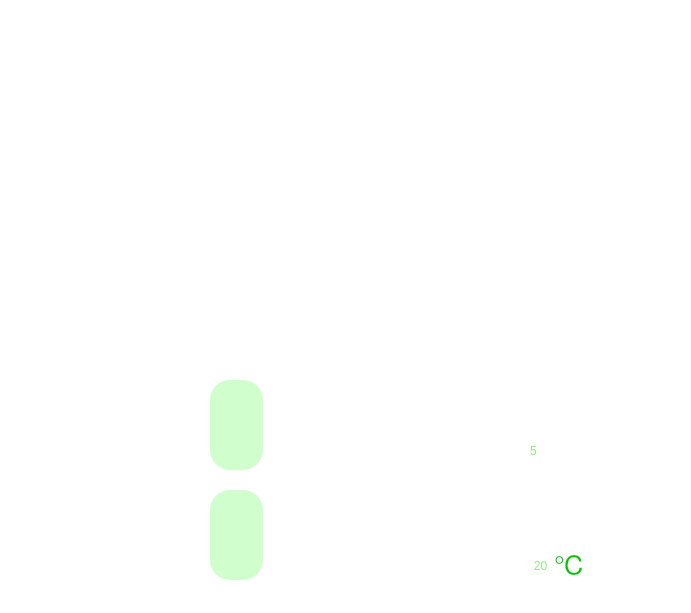
<?xml version="1.0" encoding="UTF-8"?>
<ui version="4.0">
 <class>jiemian</class>
 <widget class="QMainWindow" name="jiemian">
  <property name="geometry">
   <rect>
    <x>0</x>
    <y>0</y>
    <width>691</width>
    <height>613</height>
   </rect>
  </property>
  <property name="minimumSize">
   <size>
    <width>680</width>
    <height>480</height>
   </size>
  </property>
  <property name="windowTitle">
   <string>jiemian</string>
  </property>
  <property name="styleSheet">
   <string notr="true">QWidget
{
	
	background-color: rgb(255, 255, 255);
}</string>
  </property>
  <widget class="QWidget" name="centralWidget">
   <widget class="QPushButton" name="pushButton_LED">
    <property name="geometry">
     <rect>
      <x>50</x>
      <y>150</y>
      <width>140</width>
      <height>90</height>
     </rect>
    </property>
    <property name="sizePolicy">
     <sizepolicy hsizetype="Minimum" vsizetype="Fixed">
      <horstretch>60</horstretch>
      <verstretch>60</verstretch>
     </sizepolicy>
    </property>
    <property name="baseSize">
     <size>
      <width>0</width>
      <height>0</height>
     </size>
    </property>
    <property name="font">
     <font>
      <pointsize>4</pointsize>
      <bold>false</bold>
      <underline>false</underline>
      <kerning>true</kerning>
     </font>
    </property>
    <property name="styleSheet">
     <string notr="true">QPushButton
{
	
	background-color: rgb(255,255,255);
	border-radius:20px;
}	
QPushButton:hover
{
	
	
	background-color: rgb(209, 255, 205);
}</string>
    </property>
    <property name="text">
     <string/>
    </property>
    <property name="icon">
     <iconset resource="pho.qrc">
      <normaloff>:/photo/LED1.png</normaloff>:/photo/LED1.png</iconset>
    </property>
    <property name="iconSize">
     <size>
      <width>60</width>
      <height>60</height>
     </size>
    </property>
    <property name="autoRepeat">
     <bool>false</bool>
    </property>
    <property name="autoExclusive">
     <bool>false</bool>
    </property>
    <property name="autoRepeatDelay">
     <number>0</number>
    </property>
    <property name="autoRepeatInterval">
     <number>0</number>
    </property>
   </widget>
   <widget class="QPushButton" name="pushButton_waring">
    <property name="geometry">
     <rect>
      <x>450</x>
      <y>150</y>
      <width>140</width>
      <height>90</height>
     </rect>
    </property>
    <property name="sizePolicy">
     <sizepolicy hsizetype="Minimum" vsizetype="Fixed">
      <horstretch>60</horstretch>
      <verstretch>60</verstretch>
     </sizepolicy>
    </property>
    <property name="baseSize">
     <size>
      <width>0</width>
      <height>0</height>
     </size>
    </property>
    <property name="font">
     <font>
      <pointsize>4</pointsize>
      <bold>false</bold>
      <underline>false</underline>
      <kerning>true</kerning>
     </font>
    </property>
    <property name="styleSheet">
     <string notr="true">QPushButton
{
	
	background-color: rgb(255,255,255);
	border-radius:20px;
}	
QPushButton:hover
{
	
	
	background-color: rgb(209, 255, 205);
}</string>
    </property>
    <property name="text">
     <string/>
    </property>
    <property name="icon">
     <iconset resource="pho.qrc">
      <normaloff>:/photo/warning1.png</normaloff>:/photo/warning1.png</iconset>
    </property>
    <property name="iconSize">
     <size>
      <width>60</width>
      <height>60</height>
     </size>
    </property>
    <property name="autoRepeat">
     <bool>false</bool>
    </property>
    <property name="autoExclusive">
     <bool>false</bool>
    </property>
    <property name="autoRepeatDelay">
     <number>0</number>
    </property>
    <property name="autoRepeatInterval">
     <number>0</number>
    </property>
    <property name="autoDefault">
     <bool>false</bool>
    </property>
   </widget>
   <widget class="QPushButton" name="pushButton_eye">
    <property name="geometry">
     <rect>
      <x>250</x>
      <y>150</y>
      <width>140</width>
      <height>90</height>
     </rect>
    </property>
    <property name="sizePolicy">
     <sizepolicy hsizetype="Minimum" vsizetype="Fixed">
      <horstretch>60</horstretch>
      <verstretch>60</verstretch>
     </sizepolicy>
    </property>
    <property name="baseSize">
     <size>
      <width>0</width>
      <height>0</height>
     </size>
    </property>
    <property name="font">
     <font>
      <pointsize>4</pointsize>
      <bold>false</bold>
      <underline>false</underline>
      <kerning>true</kerning>
     </font>
    </property>
    <property name="styleSheet">
     <string notr="true">QPushButton
{
	
	background-color: rgb(255,255,255);
	border-radius:20px;
}	
QPushButton:hover
{
	
	
	background-color: rgb(209, 255, 205);
}</string>
    </property>
    <property name="text">
     <string/>
    </property>
    <property name="icon">
     <iconset resource="pho.qrc">
      <normaloff>:/photo/eyeing.png</normaloff>:/photo/eyeing.png</iconset>
    </property>
    <property name="iconSize">
     <size>
      <width>60</width>
      <height>60</height>
     </size>
    </property>
    <property name="autoRepeat">
     <bool>false</bool>
    </property>
    <property name="autoExclusive">
     <bool>false</bool>
    </property>
    <property name="autoRepeatDelay">
     <number>0</number>
    </property>
    <property name="autoRepeatInterval">
     <number>0</number>
    </property>
   </widget>
   <widget class="QPushButton" name="pushButton_3Dhome">
    <property name="geometry">
     <rect>
      <x>450</x>
      <y>260</y>
      <width>140</width>
      <height>90</height>
     </rect>
    </property>
    <property name="sizePolicy">
     <sizepolicy hsizetype="Minimum" vsizetype="Fixed">
      <horstretch>60</horstretch>
      <verstretch>60</verstretch>
     </sizepolicy>
    </property>
    <property name="baseSize">
     <size>
      <width>0</width>
      <height>0</height>
     </size>
    </property>
    <property name="font">
     <font>
      <pointsize>4</pointsize>
      <bold>false</bold>
      <underline>false</underline>
      <kerning>true</kerning>
     </font>
    </property>
    <property name="styleSheet">
     <string notr="true">QPushButton
{
	
	background-color: rgb(255,255,255);
	border-radius:20px;
}	
QPushButton:hover
{
	
	
	background-color: rgb(209, 255, 205);
}</string>
    </property>
    <property name="text">
     <string/>
    </property>
    <property name="icon">
     <iconset resource="pho.qrc">
      <normaloff>:/photo/3D.png</normaloff>:/photo/3D.png</iconset>
    </property>
    <property name="iconSize">
     <size>
      <width>60</width>
      <height>60</height>
     </size>
    </property>
    <property name="autoRepeat">
     <bool>false</bool>
    </property>
    <property name="autoExclusive">
     <bool>false</bool>
    </property>
    <property name="autoRepeatDelay">
     <number>0</number>
    </property>
    <property name="autoRepeatInterval">
     <number>0</number>
    </property>
   </widget>
   <widget class="QLabel" name="labback">
    <property name="geometry">
     <rect>
      <x>0</x>
      <y>-10</y>
      <width>691</width>
      <height>621</height>
     </rect>
    </property>
    <property name="styleSheet">
     <string notr="true"/>
    </property>
    <property name="text">
     <string/>
    </property>
    <property name="textFormat">
     <enum>Qt::RichText</enum>
    </property>
    <property name="pixmap">
     <pixmap resource="pho.qrc">:/photo/backgrandtree.jpg</pixmap>
    </property>
    <property name="scaledContents">
     <bool>false</bool>
    </property>
    <property name="alignment">
     <set>Qt::AlignLeading|Qt::AlignLeft|Qt::AlignVCenter</set>
    </property>
   </widget>
   <widget class="QTextEdit" name="textEdit">
    <property name="geometry">
     <rect>
      <x>-10</x>
      <y>50</y>
      <width>531</width>
      <height>131</height>
     </rect>
    </property>
    <property name="styleSheet">
     <string notr="true">
QTextEdit
{
	background:transparent;
	border-width:0;border-style:outset;
}	
</string>
    </property>
    <property name="html">
     <string>&lt;!DOCTYPE HTML PUBLIC &quot;-//W3C//DTD HTML 4.0//EN&quot; &quot;http://www.w3.org/TR/REC-html40/strict.dtd&quot;&gt;
&lt;html&gt;&lt;head&gt;&lt;meta name=&quot;qrichtext&quot; content=&quot;1&quot; /&gt;&lt;meta charset=&quot;utf-8&quot; /&gt;&lt;style type=&quot;text/css&quot;&gt;
p, li { white-space: pre-wrap; }
hr { height: 1px; border-width: 0; }
li.unchecked::marker { content: &quot;\2610&quot;; }
li.checked::marker { content: &quot;\2612&quot;; }
&lt;/style&gt;&lt;/head&gt;&lt;body style=&quot; font-family:'Microsoft YaHei UI'; font-size:9pt; font-weight:400; font-style:normal;&quot;&gt;
&lt;p align=&quot;center&quot; style=&quot; margin-top:12px; margin-bottom:12px; margin-left:0px; margin-right:0px; -qt-block-indent:0; text-indent:0px;&quot;&gt;&lt;span style=&quot; font-family:'SimSun'; font-size:36pt; font-weight:600; color:#ffffff;&quot;&gt;HOME Assisant&lt;/span&gt;&lt;/p&gt;&lt;/body&gt;&lt;/html&gt;</string>
    </property>
   </widget>
   <widget class="QPushButton" name="pushButton_LED_2">
    <property name="geometry">
     <rect>
      <x>50</x>
      <y>150</y>
      <width>140</width>
      <height>90</height>
     </rect>
    </property>
    <property name="sizePolicy">
     <sizepolicy hsizetype="Minimum" vsizetype="Fixed">
      <horstretch>60</horstretch>
      <verstretch>60</verstretch>
     </sizepolicy>
    </property>
    <property name="baseSize">
     <size>
      <width>0</width>
      <height>0</height>
     </size>
    </property>
    <property name="font">
     <font>
      <pointsize>4</pointsize>
      <bold>false</bold>
      <underline>false</underline>
      <kerning>true</kerning>
     </font>
    </property>
    <property name="styleSheet">
     <string notr="true">background-color: rgb(255,255,255);

border-radius:20px</string>
    </property>
    <property name="text">
     <string/>
    </property>
    <property name="icon">
     <iconset resource="pho.qrc">
      <normaloff>:/photo/LED2.png</normaloff>:/photo/LED2.png</iconset>
    </property>
    <property name="iconSize">
     <size>
      <width>60</width>
      <height>60</height>
     </size>
    </property>
    <property name="autoRepeat">
     <bool>false</bool>
    </property>
    <property name="autoExclusive">
     <bool>false</bool>
    </property>
    <property name="autoRepeatDelay">
     <number>0</number>
    </property>
    <property name="autoRepeatInterval">
     <number>0</number>
    </property>
   </widget>
   <widget class="QPushButton" name="pushButton_waring_2">
    <property name="geometry">
     <rect>
      <x>450</x>
      <y>150</y>
      <width>140</width>
      <height>90</height>
     </rect>
    </property>
    <property name="sizePolicy">
     <sizepolicy hsizetype="Minimum" vsizetype="Fixed">
      <horstretch>60</horstretch>
      <verstretch>60</verstretch>
     </sizepolicy>
    </property>
    <property name="baseSize">
     <size>
      <width>0</width>
      <height>0</height>
     </size>
    </property>
    <property name="font">
     <font>
      <pointsize>4</pointsize>
      <bold>false</bold>
      <underline>false</underline>
      <kerning>true</kerning>
     </font>
    </property>
    <property name="styleSheet">
     <string notr="true">background:transparent;
	border-width:0;border-style:outset;</string>
    </property>
    <property name="text">
     <string/>
    </property>
    <property name="icon">
     <iconset resource="pho.qrc">
      <normaloff>:/photo/warning3.png</normaloff>:/photo/warning3.png</iconset>
    </property>
    <property name="iconSize">
     <size>
      <width>60</width>
      <height>60</height>
     </size>
    </property>
    <property name="autoRepeat">
     <bool>false</bool>
    </property>
    <property name="autoExclusive">
     <bool>false</bool>
    </property>
    <property name="autoRepeatDelay">
     <number>0</number>
    </property>
    <property name="autoRepeatInterval">
     <number>0</number>
    </property>
   </widget>
   <widget class="QLabel" name="label_shan">
    <property name="geometry">
     <rect>
      <x>490</x>
      <y>160</y>
      <width>61</width>
      <height>61</height>
     </rect>
    </property>
    <property name="styleSheet">
     <string notr="true">background-color: rgb(255,255,255);

border-radius:20px</string>
    </property>
    <property name="text">
     <string/>
    </property>
    <property name="pixmap">
     <pixmap resource="pho.qrc">:/photo/warning2.gif</pixmap>
    </property>
    <property name="scaledContents">
     <bool>true</bool>
    </property>
   </widget>
   <widget class="QPushButton" name="pushButton_lighting">
    <property name="geometry">
     <rect>
      <x>50</x>
      <y>490</y>
      <width>140</width>
      <height>90</height>
     </rect>
    </property>
    <property name="sizePolicy">
     <sizepolicy hsizetype="Minimum" vsizetype="Fixed">
      <horstretch>60</horstretch>
      <verstretch>60</verstretch>
     </sizepolicy>
    </property>
    <property name="baseSize">
     <size>
      <width>0</width>
      <height>0</height>
     </size>
    </property>
    <property name="font">
     <font>
      <pointsize>4</pointsize>
      <bold>false</bold>
      <underline>false</underline>
      <kerning>true</kerning>
     </font>
    </property>
    <property name="styleSheet">
     <string notr="true">QPushButton
{
	
	background-color: rgb(255,255,255);
	border-radius:20px;
}	
QPushButton:hover
{
	
	
	background-color: rgb(209, 255, 205);
}</string>
    </property>
    <property name="text">
     <string/>
    </property>
    <property name="icon">
     <iconset resource="pho.qrc">
      <normaloff>:/photo/lihht1.png</normaloff>:/photo/lihht1.png</iconset>
    </property>
    <property name="iconSize">
     <size>
      <width>60</width>
      <height>60</height>
     </size>
    </property>
    <property name="autoRepeat">
     <bool>false</bool>
    </property>
    <property name="autoExclusive">
     <bool>false</bool>
    </property>
    <property name="autoRepeatDelay">
     <number>0</number>
    </property>
    <property name="autoRepeatInterval">
     <number>0</number>
    </property>
   </widget>
   <widget class="QPushButton" name="pushButton_music">
    <property name="geometry">
     <rect>
      <x>250</x>
      <y>260</y>
      <width>140</width>
      <height>90</height>
     </rect>
    </property>
    <property name="sizePolicy">
     <sizepolicy hsizetype="Minimum" vsizetype="Fixed">
      <horstretch>60</horstretch>
      <verstretch>60</verstretch>
     </sizepolicy>
    </property>
    <property name="baseSize">
     <size>
      <width>0</width>
      <height>0</height>
     </size>
    </property>
    <property name="font">
     <font>
      <pointsize>4</pointsize>
      <bold>false</bold>
      <underline>false</underline>
      <kerning>true</kerning>
     </font>
    </property>
    <property name="styleSheet">
     <string notr="true">QPushButton
{
	
	background-color: rgb(255,255,255);
	border-radius:20px;
}	
QPushButton:hover
{
	
	
	background-color: rgb(209, 255, 205);
}</string>
    </property>
    <property name="text">
     <string/>
    </property>
    <property name="icon">
     <iconset resource="pho.qrc">
      <normaloff>:/photo/music.png</normaloff>:/photo/music.png</iconset>
    </property>
    <property name="iconSize">
     <size>
      <width>60</width>
      <height>60</height>
     </size>
    </property>
    <property name="autoRepeat">
     <bool>false</bool>
    </property>
    <property name="autoExclusive">
     <bool>false</bool>
    </property>
    <property name="autoRepeatDelay">
     <number>0</number>
    </property>
    <property name="autoRepeatInterval">
     <number>0</number>
    </property>
   </widget>
   <widget class="QPushButton" name="pushButton_lighting2">
    <property name="geometry">
     <rect>
      <x>50</x>
      <y>490</y>
      <width>140</width>
      <height>90</height>
     </rect>
    </property>
    <property name="sizePolicy">
     <sizepolicy hsizetype="Minimum" vsizetype="Fixed">
      <horstretch>60</horstretch>
      <verstretch>60</verstretch>
     </sizepolicy>
    </property>
    <property name="baseSize">
     <size>
      <width>0</width>
      <height>0</height>
     </size>
    </property>
    <property name="font">
     <font>
      <pointsize>4</pointsize>
      <bold>false</bold>
      <underline>false</underline>
      <kerning>true</kerning>
     </font>
    </property>
    <property name="styleSheet">
     <string notr="true">background-color: rgb(255,255,255);

border-radius:20px</string>
    </property>
    <property name="text">
     <string/>
    </property>
    <property name="icon">
     <iconset resource="pho.qrc">
      <normaloff>:/photo/lighting2.png</normaloff>:/photo/lighting2.png</iconset>
    </property>
    <property name="iconSize">
     <size>
      <width>60</width>
      <height>60</height>
     </size>
    </property>
    <property name="autoRepeat">
     <bool>false</bool>
    </property>
    <property name="autoExclusive">
     <bool>false</bool>
    </property>
    <property name="autoRepeatDelay">
     <number>0</number>
    </property>
    <property name="autoRepeatInterval">
     <number>0</number>
    </property>
   </widget>
   <widget class="QPushButton" name="pushButton_musicing">
    <property name="geometry">
     <rect>
      <x>250</x>
      <y>260</y>
      <width>140</width>
      <height>90</height>
     </rect>
    </property>
    <property name="sizePolicy">
     <sizepolicy hsizetype="Minimum" vsizetype="Fixed">
      <horstretch>60</horstretch>
      <verstretch>60</verstretch>
     </sizepolicy>
    </property>
    <property name="baseSize">
     <size>
      <width>0</width>
      <height>0</height>
     </size>
    </property>
    <property name="font">
     <font>
      <pointsize>4</pointsize>
      <bold>false</bold>
      <underline>false</underline>
      <kerning>true</kerning>
     </font>
    </property>
    <property name="styleSheet">
     <string notr="true">background:transparent;
border-width:0;border-style:outset;</string>
    </property>
    <property name="text">
     <string/>
    </property>
    <property name="iconSize">
     <size>
      <width>80</width>
      <height>80</height>
     </size>
    </property>
    <property name="autoRepeat">
     <bool>false</bool>
    </property>
    <property name="autoExclusive">
     <bool>false</bool>
    </property>
    <property name="autoRepeatDelay">
     <number>0</number>
    </property>
    <property name="autoRepeatInterval">
     <number>0</number>
    </property>
   </widget>
   <widget class="QLabel" name="label_musicgif">
    <property name="geometry">
     <rect>
      <x>280</x>
      <y>260</y>
      <width>90</width>
      <height>90</height>
     </rect>
    </property>
    <property name="toolTipDuration">
     <number>12</number>
    </property>
    <property name="autoFillBackground">
     <bool>false</bool>
    </property>
    <property name="styleSheet">
     <string notr="true">background-color: rgb(33, 22, 2);</string>
    </property>
    <property name="text">
     <string/>
    </property>
    <property name="pixmap">
     <pixmap resource="pho.qrc">:/photo/listening.gif</pixmap>
    </property>
    <property name="scaledContents">
     <bool>true</bool>
    </property>
    <property name="alignment">
     <set>Qt::AlignCenter</set>
    </property>
   </widget>
   <widget class="QLabel" name="label_musicback">
    <property name="geometry">
     <rect>
      <x>250</x>
      <y>260</y>
      <width>140</width>
      <height>90</height>
     </rect>
    </property>
    <property name="styleSheet">
     <string notr="true">background-color: rgb(255,255,255);

border-radius:20px</string>
    </property>
    <property name="text">
     <string/>
    </property>
   </widget>
   <widget class="QLabel" name="lab_temp3">
    <property name="geometry">
     <rect>
      <x>210</x>
      <y>490</y>
      <width>380</width>
      <height>90</height>
     </rect>
    </property>
    <property name="styleSheet">
     <string notr="true">background-color: rgb(255,255,255);

border-radius:20px</string>
    </property>
    <property name="text">
     <string/>
    </property>
   </widget>
   <widget class="QLabel" name="lab_temp3_3">
    <property name="geometry">
     <rect>
      <x>210</x>
      <y>490</y>
      <width>53</width>
      <height>90</height>
     </rect>
    </property>
    <property name="styleSheet">
     <string notr="true">background-color: rgb(208, 254, 204);
border-radius:20px
</string>
    </property>
    <property name="text">
     <string/>
    </property>
   </widget>
   <widget class="QLabel" name="labtemp_3">
    <property name="geometry">
     <rect>
      <x>540</x>
      <y>490</y>
      <width>41</width>
      <height>41</height>
     </rect>
    </property>
    <property name="styleSheet">
     <string notr="true">background:transparent;
	border-width:0;border-style:outset;</string>
    </property>
    <property name="text">
     <string/>
    </property>
    <property name="pixmap">
     <pixmap resource="pho.qrc">:/photo/temp.png</pixmap>
    </property>
    <property name="scaledContents">
     <bool>true</bool>
    </property>
    <property name="alignment">
     <set>Qt::AlignCenter</set>
    </property>
    <property name="wordWrap">
     <bool>true</bool>
    </property>
   </widget>
   <widget class="QTextBrowser" name="text_temp">
    <property name="geometry">
     <rect>
      <x>550</x>
      <y>540</y>
      <width>71</width>
      <height>51</height>
     </rect>
    </property>
    <property name="styleSheet">
     <string notr="true">background:transparent;
border-width:0;border-style:outset;</string>
    </property>
    <property name="lineWrapMode">
     <enum>QTextEdit::WidgetWidth</enum>
    </property>
    <property name="readOnly">
     <bool>true</bool>
    </property>
    <property name="html">
     <string>&lt;!DOCTYPE HTML PUBLIC &quot;-//W3C//DTD HTML 4.0//EN&quot; &quot;http://www.w3.org/TR/REC-html40/strict.dtd&quot;&gt;
&lt;html&gt;&lt;head&gt;&lt;meta name=&quot;qrichtext&quot; content=&quot;1&quot; /&gt;&lt;meta charset=&quot;utf-8&quot; /&gt;&lt;style type=&quot;text/css&quot;&gt;
p, li { white-space: pre-wrap; }
hr { height: 1px; border-width: 0; }
li.unchecked::marker { content: &quot;\2610&quot;; }
li.checked::marker { content: &quot;\2612&quot;; }
&lt;/style&gt;&lt;/head&gt;&lt;body style=&quot; font-family:'Microsoft YaHei UI'; font-size:9pt; font-weight:400; font-style:normal;&quot;&gt;
&lt;p style=&quot; margin-top:0px; margin-bottom:0px; margin-left:0px; margin-right:0px; -qt-block-indent:0; text-indent:0px;&quot;&gt;&lt;span style=&quot; font-family:'SimSun'; font-size:20pt; color:#00c700;&quot;&gt;℃&lt;/span&gt;&lt;/p&gt;&lt;/body&gt;&lt;/html&gt;</string>
    </property>
    <property name="acceptRichText">
     <bool>true</bool>
    </property>
   </widget>
   <widget class="QPushButton" name="pbmini">
    <property name="geometry">
     <rect>
      <x>596</x>
      <y>0</y>
      <width>45</width>
      <height>35</height>
     </rect>
    </property>
    <property name="styleSheet">
     <string notr="true">QPushButton
{
	background:transparent;
	border-width:0;border-style:outset;
}

QPushButton:hover
{
	
	background-color: rgb(229,229,229);
}
</string>
    </property>
    <property name="text">
     <string/>
    </property>
    <property name="icon">
     <iconset resource="pho.qrc">
      <normaloff>:/photo/mini4.png</normaloff>:/photo/mini4.png</iconset>
    </property>
    <property name="iconSize">
     <size>
      <width>25</width>
      <height>25</height>
     </size>
    </property>
   </widget>
   <widget class="QPushButton" name="pbclose">
    <property name="geometry">
     <rect>
      <x>640</x>
      <y>0</y>
      <width>45</width>
      <height>35</height>
     </rect>
    </property>
    <property name="styleSheet">
     <string notr="true">QPushButton
{
	background:transparent;
	border-width:0;border-style:outset;
}
QPushButton:hover
{
	background-color: rgb(232,17,35);
}</string>
    </property>
    <property name="text">
     <string/>
    </property>
    <property name="icon">
     <iconset resource="pho.qrc">
      <normaloff>:/photo/close2.png</normaloff>:/photo/close2.png</iconset>
    </property>
    <property name="iconSize">
     <size>
      <width>25</width>
      <height>25</height>
     </size>
    </property>
    <property name="autoRepeat">
     <bool>false</bool>
    </property>
   </widget>
   <widget class="QLabel" name="lab_temp_2">
    <property name="geometry">
     <rect>
      <x>210</x>
      <y>380</y>
      <width>380</width>
      <height>90</height>
     </rect>
    </property>
    <property name="styleSheet">
     <string notr="true">background-color: rgb(255,255,255);

border-radius:20px</string>
    </property>
    <property name="text">
     <string/>
    </property>
   </widget>
   <widget class="QLabel" name="lab_temp2_2">
    <property name="geometry">
     <rect>
      <x>210</x>
      <y>380</y>
      <width>53</width>
      <height>90</height>
     </rect>
    </property>
    <property name="styleSheet">
     <string notr="true">background-color: rgb(208, 254, 204);
border-radius:20px
</string>
    </property>
    <property name="text">
     <string/>
    </property>
   </widget>
   <widget class="QLabel" name="labtemp_4">
    <property name="geometry">
     <rect>
      <x>530</x>
      <y>390</y>
      <width>31</width>
      <height>31</height>
     </rect>
    </property>
    <property name="styleSheet">
     <string notr="true">background:transparent;
	border-width:0;border-style:outset;</string>
    </property>
    <property name="text">
     <string/>
    </property>
    <property name="pixmap">
     <pixmap resource="pho.qrc">:/photo/shuidi.png</pixmap>
    </property>
    <property name="scaledContents">
     <bool>true</bool>
    </property>
    <property name="alignment">
     <set>Qt::AlignCenter</set>
    </property>
    <property name="wordWrap">
     <bool>true</bool>
    </property>
   </widget>
   <widget class="QPushButton" name="pushButton_LED32">
    <property name="geometry">
     <rect>
      <x>50</x>
      <y>380</y>
      <width>140</width>
      <height>90</height>
     </rect>
    </property>
    <property name="sizePolicy">
     <sizepolicy hsizetype="Minimum" vsizetype="Fixed">
      <horstretch>60</horstretch>
      <verstretch>60</verstretch>
     </sizepolicy>
    </property>
    <property name="baseSize">
     <size>
      <width>0</width>
      <height>0</height>
     </size>
    </property>
    <property name="font">
     <font>
      <pointsize>4</pointsize>
      <bold>false</bold>
      <underline>false</underline>
      <kerning>true</kerning>
     </font>
    </property>
    <property name="styleSheet">
     <string notr="true">background-color: rgb(255,255,255);

border-radius:20px</string>
    </property>
    <property name="text">
     <string/>
    </property>
    <property name="icon">
     <iconset resource="pho.qrc">
      <normaloff>:/photo/led22.png</normaloff>:/photo/led22.png</iconset>
    </property>
    <property name="iconSize">
     <size>
      <width>60</width>
      <height>70</height>
     </size>
    </property>
    <property name="autoRepeat">
     <bool>false</bool>
    </property>
    <property name="autoExclusive">
     <bool>false</bool>
    </property>
    <property name="autoRepeatDelay">
     <number>0</number>
    </property>
    <property name="autoRepeatInterval">
     <number>0</number>
    </property>
   </widget>
   <widget class="QPushButton" name="pushButton_LED31">
    <property name="geometry">
     <rect>
      <x>50</x>
      <y>380</y>
      <width>140</width>
      <height>90</height>
     </rect>
    </property>
    <property name="sizePolicy">
     <sizepolicy hsizetype="Minimum" vsizetype="Fixed">
      <horstretch>60</horstretch>
      <verstretch>60</verstretch>
     </sizepolicy>
    </property>
    <property name="baseSize">
     <size>
      <width>0</width>
      <height>0</height>
     </size>
    </property>
    <property name="font">
     <font>
      <pointsize>4</pointsize>
      <bold>false</bold>
      <underline>false</underline>
      <kerning>true</kerning>
     </font>
    </property>
    <property name="styleSheet">
     <string notr="true">QPushButton
{
	
	background-color: rgb(255,255,255);
	border-radius:20px;
}	
QPushButton:hover
{
	
	
	background-color: rgb(209, 255, 205);
}</string>
    </property>
    <property name="text">
     <string/>
    </property>
    <property name="icon">
     <iconset resource="pho.qrc">
      <normaloff>:/photo/led11.png</normaloff>:/photo/led11.png</iconset>
    </property>
    <property name="iconSize">
     <size>
      <width>60</width>
      <height>60</height>
     </size>
    </property>
    <property name="autoRepeat">
     <bool>false</bool>
    </property>
    <property name="autoExclusive">
     <bool>false</bool>
    </property>
    <property name="autoRepeatDelay">
     <number>0</number>
    </property>
    <property name="autoRepeatInterval">
     <number>0</number>
    </property>
   </widget>
   <widget class="QPushButton" name="pushButton_LED42">
    <property name="geometry">
     <rect>
      <x>50</x>
      <y>270</y>
      <width>140</width>
      <height>90</height>
     </rect>
    </property>
    <property name="sizePolicy">
     <sizepolicy hsizetype="Minimum" vsizetype="Fixed">
      <horstretch>60</horstretch>
      <verstretch>60</verstretch>
     </sizepolicy>
    </property>
    <property name="baseSize">
     <size>
      <width>0</width>
      <height>0</height>
     </size>
    </property>
    <property name="font">
     <font>
      <pointsize>4</pointsize>
      <bold>false</bold>
      <underline>false</underline>
      <kerning>true</kerning>
     </font>
    </property>
    <property name="styleSheet">
     <string notr="true">background-color: rgb(255,255,255);

border-radius:20px</string>
    </property>
    <property name="text">
     <string/>
    </property>
    <property name="icon">
     <iconset resource="pho.qrc">
      <normaloff>:/photo/led44.png</normaloff>:/photo/led44.png</iconset>
    </property>
    <property name="iconSize">
     <size>
      <width>60</width>
      <height>60</height>
     </size>
    </property>
    <property name="autoRepeat">
     <bool>false</bool>
    </property>
    <property name="autoExclusive">
     <bool>false</bool>
    </property>
    <property name="autoRepeatDelay">
     <number>0</number>
    </property>
    <property name="autoRepeatInterval">
     <number>0</number>
    </property>
   </widget>
   <widget class="QPushButton" name="pushButton_LED41">
    <property name="geometry">
     <rect>
      <x>50</x>
      <y>270</y>
      <width>140</width>
      <height>90</height>
     </rect>
    </property>
    <property name="sizePolicy">
     <sizepolicy hsizetype="Minimum" vsizetype="Fixed">
      <horstretch>60</horstretch>
      <verstretch>60</verstretch>
     </sizepolicy>
    </property>
    <property name="baseSize">
     <size>
      <width>0</width>
      <height>0</height>
     </size>
    </property>
    <property name="font">
     <font>
      <pointsize>4</pointsize>
      <bold>false</bold>
      <underline>false</underline>
      <kerning>true</kerning>
     </font>
    </property>
    <property name="styleSheet">
     <string notr="true">QPushButton
{
	
	background-color: rgb(255,255,255);
	border-radius:20px;
}	
QPushButton:hover
{
	
	
	background-color: rgb(209, 255, 205);
}</string>
    </property>
    <property name="text">
     <string/>
    </property>
    <property name="icon">
     <iconset resource="pho.qrc">
      <normaloff>:/photo/led33.png</normaloff>:/photo/led33.png</iconset>
    </property>
    <property name="iconSize">
     <size>
      <width>60</width>
      <height>60</height>
     </size>
    </property>
    <property name="autoRepeat">
     <bool>false</bool>
    </property>
    <property name="autoExclusive">
     <bool>false</bool>
    </property>
    <property name="autoRepeatDelay">
     <number>0</number>
    </property>
    <property name="autoRepeatInterval">
     <number>0</number>
    </property>
   </widget>
   <widget class="QPushButton" name="pushButton_waring_3">
    <property name="geometry">
     <rect>
      <x>450</x>
      <y>150</y>
      <width>140</width>
      <height>90</height>
     </rect>
    </property>
    <property name="sizePolicy">
     <sizepolicy hsizetype="Minimum" vsizetype="Fixed">
      <horstretch>60</horstretch>
      <verstretch>60</verstretch>
     </sizepolicy>
    </property>
    <property name="baseSize">
     <size>
      <width>0</width>
      <height>0</height>
     </size>
    </property>
    <property name="font">
     <font>
      <pointsize>4</pointsize>
      <bold>false</bold>
      <underline>false</underline>
      <kerning>true</kerning>
     </font>
    </property>
    <property name="styleSheet">
     <string notr="true">background-color: rgb(255,255,255);

border-radius:20px</string>
    </property>
    <property name="text">
     <string/>
    </property>
    <property name="icon">
     <iconset resource="pho.qrc">
      <normaloff>:/photo/warning3.png</normaloff>:/photo/warning3.png</iconset>
    </property>
    <property name="iconSize">
     <size>
      <width>60</width>
      <height>60</height>
     </size>
    </property>
    <property name="autoRepeat">
     <bool>false</bool>
    </property>
    <property name="autoExclusive">
     <bool>false</bool>
    </property>
    <property name="autoRepeatDelay">
     <number>0</number>
    </property>
    <property name="autoRepeatInterval">
     <number>0</number>
    </property>
   </widget>
   <widget class="QLabel" name="label_wendu">
    <property name="enabled">
     <bool>false</bool>
    </property>
    <property name="geometry">
     <rect>
      <x>520</x>
      <y>550</y>
      <width>41</width>
      <height>31</height>
     </rect>
    </property>
    <property name="layoutDirection">
     <enum>Qt::LeftToRight</enum>
    </property>
    <property name="autoFillBackground">
     <bool>false</bool>
    </property>
    <property name="styleSheet">
     <string notr="true">color: rgb(139, 240, 123);
font: 20pt &quot;Agency FB&quot;;
background:transparent;
border-width:0;border-style:outset;</string>
    </property>
    <property name="text">
     <string>20</string>
    </property>
    <property name="scaledContents">
     <bool>true</bool>
    </property>
    <property name="alignment">
     <set>Qt::AlignCenter</set>
    </property>
   </widget>
   <widget class="QLabel" name="label_shidu">
    <property name="geometry">
     <rect>
      <x>530</x>
      <y>430</y>
      <width>41</width>
      <height>41</height>
     </rect>
    </property>
    <property name="styleSheet">
     <string notr="true">color: rgb(139, 240, 123);
font: 20pt &quot;Agency FB&quot;;
background:transparent;
border-width:0;border-style:outset;</string>
    </property>
    <property name="text">
     <string>5</string>
    </property>
   </widget>
   <zorder>pbclose</zorder>
   <zorder>pbmini</zorder>
   <zorder>label_shan</zorder>
   <zorder>labback</zorder>
   <zorder>pushButton_eye</zorder>
   <zorder>pushButton_3Dhome</zorder>
   <zorder>textEdit</zorder>
   <zorder>pushButton_LED_2</zorder>
   <zorder>pushButton_LED</zorder>
   <zorder>pushButton_lighting2</zorder>
   <zorder>pushButton_lighting</zorder>
   <zorder>label_musicback</zorder>
   <zorder>label_musicgif</zorder>
   <zorder>pushButton_musicing</zorder>
   <zorder>pushButton_music</zorder>
   <zorder>lab_temp3</zorder>
   <zorder>lab_temp3_3</zorder>
   <zorder>labtemp_3</zorder>
   <zorder>text_temp</zorder>
   <zorder>lab_temp_2</zorder>
   <zorder>lab_temp2_2</zorder>
   <zorder>labtemp_4</zorder>
   <zorder>pushButton_LED32</zorder>
   <zorder>pushButton_LED31</zorder>
   <zorder>pushButton_LED42</zorder>
   <zorder>pushButton_LED41</zorder>
   <zorder>pushButton_waring_3</zorder>
   <zorder>pushButton_waring_2</zorder>
   <zorder>pushButton_waring</zorder>
   <zorder>label_wendu</zorder>
   <zorder>label_shidu</zorder>
  </widget>
 </widget>
 <layoutdefault spacing="6" margin="11"/>
 <resources>
  <include location="pho.qrc"/>
 </resources>
 <connections/>
</ui>
